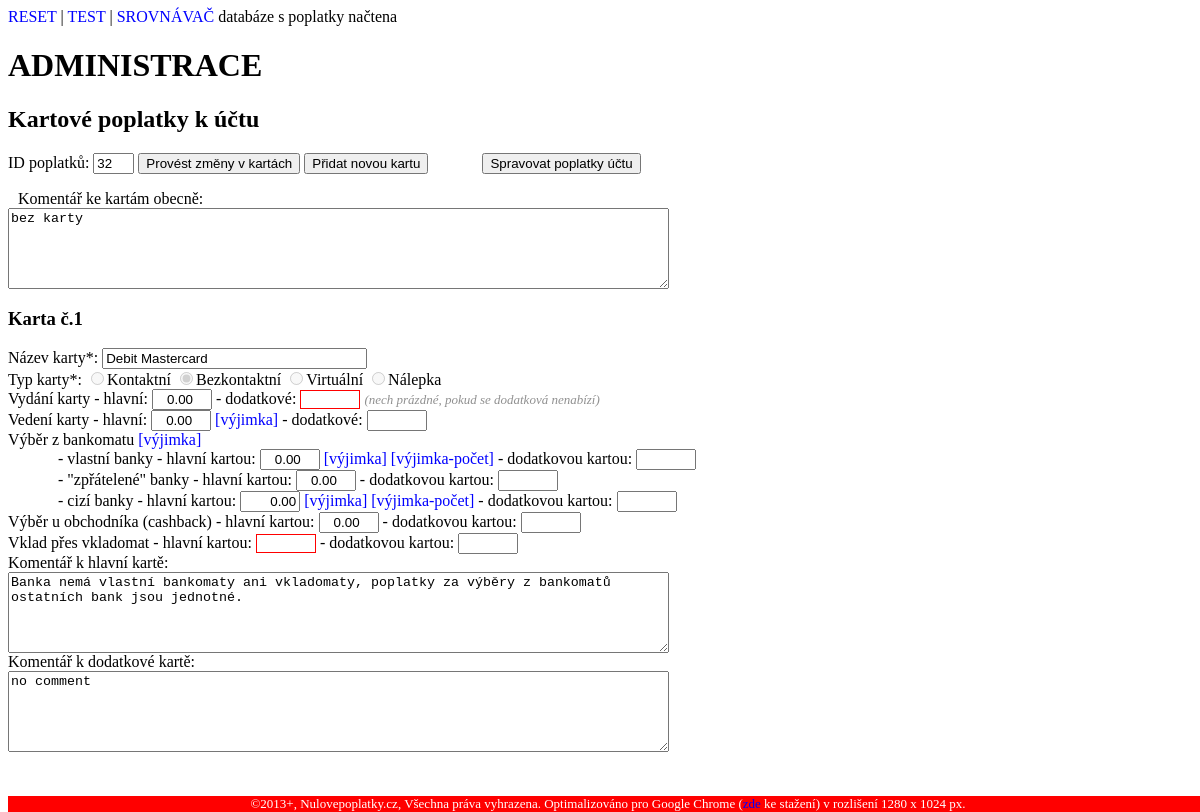
The app's page /admin_page/admin_karty.php?id=32 (signed in) with its own data.
### tables this page shows
CREATE TABLE `ceny_karty` (
  `ID` int(11) NOT NULL AUTO_INCREMENT,
  `karta_cena_id` int(11) NOT NULL,
  `karta_ID` int(11) NOT NULL,
  `karta_nazev` varchar(55) NOT NULL,
  `karta_druh` varchar(6) NOT NULL,
  `karta_typ` tinyint(4) NOT NULL,
  `kartaH_vedeni` decimal(10,2) DEFAULT NULL,
  `kartaH_vyber1` decimal(10,2) DEFAULT NULL,
  `kartaH_vyber2` decimal(10,2) DEFAULT NULL,
  `kartaH_vyber3` decimal(10,2) DEFAULT NULL,
  `kartaH_cashback` decimal(10,2) DEFAULT NULL,
  `kartaH_vklad` decimal(10,2) DEFAULT NULL,
  `kartaD_vedeni` decimal(10,2) DEFAULT NULL,
  `kartaD_vyber1` decimal(10,2) DEFAULT NULL,
  `kartaD_vyber2` decimal(10,2) DEFAULT NULL,
  `kartaD_vyber3` decimal(10,2) DEFAULT NULL,
  `kartaD_cashback` decimal(10,2) DEFAULT NULL,
  `kartaD_vklad` decimal(10,2) DEFAULT NULL,
  `kartaH_koment` text,
  `kartaD_koment` text,
  `kartaH_vydani` decimal(10,2) DEFAULT NULL,
  `kartaD_vydani` decimal(10,2) DEFAULT NULL,
  PRIMARY KEY (`ID`)
);

CREATE TABLE `ucty_ceny` (
  `cena_id` int(4) NOT NULL AUTO_INCREMENT,
  `cena_ucet_id` int(3) NOT NULL,
  `cena_platnost_od` date NOT NULL,
  `cena_zrizeni` decimal(10,2) DEFAULT '0.00',
  `cena_zruseni` decimal(10,2) DEFAULT '0.00',
  `cena_vedeni` decimal(10,2) DEFAULT NULL,
  `cena_vedeni_podm` tinyint(4) DEFAULT '0',
  `cena_vypis_e` decimal(10,2) DEFAULT NULL,
  `cena_vypis_p` decimal(10,2) DEFAULT NULL,
  `cena_prichozi1` decimal(10,2) DEFAULT NULL,
  `cena_prichozi2` decimal(10,2) DEFAULT NULL,
  `cena_odchozi_tp1` decimal(10,2) DEFAULT NULL,
  `cena_odchozi_tp2` decimal(10,2) DEFAULT NULL,
  `cena_odchozi_online1` decimal(10,2) DEFAULT NULL,
  `cena_odchozi_online2` decimal(10,2) DEFAULT NULL,
  `cena_trans_bal` decimal(10,2) DEFAULT NULL,
  `cena_trans_bal_typ` tinyint(4) DEFAULT NULL,
  `cena_koment_JP` text,
  `cena_koment_PP` text,
  `cena_koment_trans` text,
  `cena_koment_karta` text,
  `cena_odchozi_priorita` decimal(10,2) DEFAULT NULL,
  `cena_inkaso_svoleni` decimal(10,2) DEFAULT NULL,
  `cena_inkaso_odchozi` decimal(10,2) DEFAULT NULL,
  `cena_koment_inkaso` text,
  `cena_kontokorent_zrizeni` decimal(10,2) DEFAULT NULL,
  `cena_kontokorent_vedeni` decimal(10,2) DEFAULT NULL,
  `cena_kontokorent_zruseni` decimal(10,2) DEFAULT NULL,
  `cena_koment_kontokorent` text,
  PRIMARY KEY (`cena_id`)
);

### admin_page/f_karty.php (called while the page is built, shortened)
<?php
function pocetKaretPoplatku($id_poplatku) {
  $req = "select * from ceny_karty where karta_cena_id=$id_poplatku";
  $res = vystup_sql($req);
  return mysql_num_rows($res);
}
?>

### admin_page/admin_karty.php (the view, shortened to what this page needs)
<html>
<head>
<LINK rel="stylesheet" type="text/css" href="..\styly.css">
</head>
<body <?php echo (isset($_GET['oprava_karty']) && $_GET['oprava_karty'] <> "" && $_GET['oprava_karty'] <> "Potvrdit" ? "bgcolor=#FFF080" : "bgcolor=#FFFFFF"); ?> text="#000000">
<?php
include 'f_karty.php';
?>
<a href='/admin_page/admin.php'>RESET</a>
| <a href='/admin_page/admin.php?ucet=36&nazevUctu=mKonto&kodBanky=6210&r_cena_d=0&s_popl_karty=Spravovat+poplatky+karet+k+%C3%BA%C4%8Dtu+%282%29&id=81&ucet_vzor=0&platnostOd=2017-05-02&zrizeniUctu=0.00&zrizeniIB=0.00&zrizeniMB=0.00&zrizeniTB=0.00&zrizeniTP_IB=0.00&zrizeniTP_MB=0.00&zrizeniTP_TB=40.00&zruseniUctu=0.00&koment_JP=no+comment&vedeniUctu_podm=0&vedeniUctu=0.00&vedeniIB=0.00&vedeniMB=0.00&vedeniTB=0.00&vypisE=0.00&vypisP=50.00&koment_PP=no+comment&prichozi1=0.00&prichozi2=0.00&odchoziTP1=0.00&odchoziTP2=0.00&odchoziOn1=0.00&odchozi1_IB=0.00&odchozi1_MB=0.00&odchozi1_TB=40.00&odchozi2_IB=0.00&odchozi2_MB=0.00&odchozi2_TB=40.00&odchoziP=&koment_trans=no+comment&inkSvoleni=0.00&inkOdch=0.00&koment_ink=no+comment&kontZrizeni=0.00&kontVedeni=0.00&kontZruseni=0.00&koment_kont=no+comment'>TEST</a>
| <a href=/srovnavac/bezne_ucty>SROVNÁVAČ</a>
<?php
include "../pripojeni_sql.php";
$footer = "<BR>
<div style='background-color:red; text-align:center; position:fixed; color:white; bottom:0px; width:100%; font-size:small'>&copy;2013+, Nulovepoplatky.cz, Všechna práva vyhrazena. Optimalizováno pro Google Chrome (<a href='http://www.google.com/chrome' target='_blank'>zde</a> ke stažení) v rozlišení 1280 x 1024 px.</div>";
?>
<H1>ADMINISTRACE</H1>
<FORM name='karty_admin' method='GET' action=''>
<?php
$sql_karta_d = "SELECT * FROM ceny_karty INNER JOIN ucty_ceny ON ceny_karty.karta_cena_id = ucty_ceny.cena_id
WHERE karta_cena_ID = ".$_GET['id']." ORDER BY karta_id ASC";
$karta_d = vystup_sql($sql_karta_d);
$pocet_karet = pocetKaretPoplatku($_GET['id']);
?>
<H2>Kartové poplatky k účtu <U><?php echo $_GET['nazevUctu']; ?></U></H2>
ID poplatků: <INPUT type='text' name='id' value=<?php echo $_GET['id']; ?> size=2 readonly>
<?php
echo "<INPUT type='submit' name='oprava_karty' value='".(isset($_GET['oprava_karty']) && $_GET['oprava_karty'] == "Provést změny v kartách" ? "Uložit změny v kartách" : "Provést změny v kartách")."'".($pocet_karet == 0 || (isset($_GET['oprava_karty']) && $_GET['oprava_karty'] == "Přidat novou kartu") ? " disabled" : "").">";
$nova_karta = isset($_GET['oprava_karty']) && $_GET['oprava_karty'] == "Přidat novou kartu" ? "Uložit novou kartu" : "Přidat novou kartu";
echo " <INPUT type='submit' name='oprava_karty' value='$nova_karta'".(isset($_GET['oprava_karty']) && $_GET['oprava_karty'] == "Provést změny v kartách" ? " disabled" : "").">";
echo "<span style='letter-spacing:50'>
<INPUT type='submit' name='s_popl_ucet' value='Spravovat poplatky účtu'".
(isset($_GET['oprava_karty']) && ($_GET['oprava_karty'] == "Provést změny v kartách" || $_GET['oprava_karty'] == "Přidat novou kartu") ? " disabled" : "")."></span>";
$komentOb = $pocet_karet > 0 && (!isset($_GET['oprava_karty']) || (isset($_GET['oprava_karty']) && ($_GET['oprava_karty'] <> "Přidat novou kartu" || ($_GET['oprava_karty'] == "Přidat novou kartu" && $pocet_karet > 1)))) ? mysql_result($karta_d, 0, 'cena_koment_karta') : "bez karty";
echo "<p>Komentář ke kartám obecně: <BR><TEXTAREA name='komentOb' cols=80 rows=5".(!isset($_GET['oprava_karty']) || (isset($_GET['oprava_karty']) && $_GET['oprava_karty'] <> "Provést změny v kartách" && $_GET['oprava_karty'] <> "Přidat novou kartu") ? " readonly" : "").">$komentOb</TEXTAREA></p>";
for($i=1; $i<=$pocet_karet; ++$i){
$radek = $i - 1;
  if($i == $pocet_karet && isset($_GET['oprava_karty']) && $_GET['oprava_karty'] == "Přidat novou kartu"){
  $kartaID = $nazevKarty = $typKarty = $vydaniKartyH = $vedeniKartyH = $vyber1H = $vyber2H = $vyber3H = $cashbackH = $vkladH = $vydaniKartyD = $vedeniKartyD = $vyber1D = $vyber2D = $vyber3D = $cashbackD = $vkladD = Null;
  $komentH = $komentD = "no comment";
  }
  else{
    $kartaID = mysql_result($karta_d, $radek, 'karta_ID');
    $nazevKarty = mysql_result($karta_d, $radek, 'karta_nazev');
    $typKarty = mysql_result($karta_d, $radek, 'karta_typ');
    $vedeniKartyH = mysql_result($karta_d, $radek, 'kartaH_vedeni');
    $vyber1H = mysql_result($karta_d, $radek, 'kartaH_vyber1');
    $vyber2H = mysql_result($karta_d, $radek, 'kartaH_vyber2');
    $vyber3H = mysql_result($karta_d, $radek, 'kartaH_vyber3');
    $cashbackH = mysql_result($karta_d, $radek, 'kartaH_cashback');
    $vkladH = mysql_result($karta_d, $radek, 'kartaH_vklad');
    $vedeniKartyD = mysql_result($karta_d, $radek, 'kartaD_vedeni');
    $vyber1D = mysql_result($karta_d, $radek, 'kartaD_vyber1');
    $vyber2D = mysql_result($karta_d, $radek, 'kartaD_vyber2');
    $vyber3D = mysql_result($karta_d, $radek, 'kartaD_vyber3');
    $cashbackD = mysql_result($karta_d, $radek, 'kartaD_cashback');
    $vkladD = mysql_result($karta_d, $radek, 'kartaD_vklad');
    $komentH = mysql_result($karta_d, $radek, 'kartaH_koment');
    $komentD = mysql_result($karta_d, $radek, 'kartaD_koment');
    $vydaniKartyH = mysql_result($karta_d, $radek, 'kartaH_vydani');
    $vydaniKartyD = mysql_result($karta_d, $radek, 'kartaD_vydani');
    }
$karta_readonly = (!isset($_GET['oprava_karty']) || (isset($_GET['oprava_karty']) && $_GET['oprava_karty'] == "Přidat novou kartu" && $kartaID == $i) || isset($_GET['note']) ? " readonly" : "");
$chybi_podm2 = isset($_GET['oprava_karty']) && $_GET['oprava_karty'] == "Přidat novou kartu" && $i == $pocet_karet ? 1 : 0;
$vyj_url = "../admin_page/vyjimky.php?kodBanky=".$_GET['kodBanky']."&ucet=".$_GET['ucet']."&ucetTyp=".$_GET['ucetTyp']."&nazevUctu=".$_GET['nazevUctu']."&id=".$_GET['id']."&r_cena_d=0&vyber_id=&s_popl_karty=";
echo "<H3>Karta č.$i".($chybi_podm2 == 1 ? " - nová karta" : "")."</H3>
<INPUT type='hidden' name='kartaID$i' value='$i'>
Název karty*: <INPUT ".($nazevKarty == "" ? "class='chybi' " : "")."type='text' name='nazevKarty$i' value='$nazevKarty' size=30 maxlength=55$karta_readonly>
".($chybi_podm2 == 1 ? "<input type='checkbox' name='hd' value=1> poplatky za dodatkovou kartu jsou stejné jako za hlavní" : "").
(isset($_GET['oprava_karty']) && $_GET['oprava_karty'] == "Provést změny v kartách" ? "<INPUT type='checkbox' name='smazat_kartu$i' value=1> SMAZAT" : "")."<BR>
Typ karty*:
<INPUT type='radio' name='typKarty$i' value=1".($typKarty == 1 ? " checked" : "").(!isset($_GET['oprava_karty']) || (isset($_GET['oprava_karty']) && $_GET['oprava_karty'] == "Přidat novou kartu" && $kartaID == $i) || isset($_GET['note']) ? " disabled" : "").">Kontaktní
<INPUT type='radio' name='typKarty$i' value=2".($typKarty == 2 ? " checked" : "").(!isset($_GET['oprava_karty']) || (isset($_GET['oprava_karty']) && $_GET['oprava_karty'] == "Přidat novou kartu" && $kartaID == $i) || isset($_GET['note']) ? " disabled" : "").">Bezkontaktní
<INPUT type='radio' name='typKarty$i' value=3".($typKarty == 3 ? " checked" : "").(!isset($_GET['oprava_karty']) || (isset($_GET['oprava_karty']) && $_GET['oprava_karty'] == "Přidat novou kartu" && $kartaID == $i) || isset($_GET['note']) ? " disabled" : "").">Virtuální
<INPUT type='radio' name='typKarty$i' value=4".($typKarty == 4 ? " checked" : "").(!isset($_GET['oprava_karty']) || (isset($_GET['oprava_karty']) && $_GET['oprava_karty'] == "Přidat novou kartu" && $kartaID == $i) || isset($_GET['note']) ? " disabled" : "").">Nálepka<BR>
Vydání karty - hlavní: <INPUT ".($vydaniKartyH == "" ? "class='chybi' " : "")."type='number' name='vydaniKartyH$i' value='$vydaniKartyH' style='text-align:right; width:60'$karta_readonly>
- dodatkové: <INPUT ".($vydaniKartyD == "" ? "class='chybi' " : "")."type='number' name='vydaniKartyD$i' value='$vydaniKartyD' style='text-align:right; width:60'$karta_readonly> <span class='help'>(nech prázdné, pokud se dodatková nenabízí)</span><BR>
Vedení karty - hlavní: <INPUT ".($vedeniKartyH == "" ? "class='chybi' " : "")."type='number' name='vedeniKartyH$i' value='$vedeniKartyH' style='text-align:right; width:60'$karta_readonly>".($chybi_podm2 == 0 ? "<a href='$vyj_url&karta_id=".mysql_result($karta_d, $radek, 'ID')."&vyj_pole=c_kartaH_vedeni&vyj_name=Vedení%20karty%20($nazevKarty)&vyj_puv=$vedeniKartyH#vyj' tabindex='-1'> [výjimka]</a>" : "")."
- dodatkové: <INPUT ".(($vydaniKartyD <> "" && $vedeniKartyD == "") || $chybi_podm2 == 1 ? "class='chybi' " : "")."type='number' name='vedeniKartyD$i' value='$vedeniKartyD' style='text-align:right; width:60'$karta_readonly><BR>
Výběr z bankomatu".($chybi_podm2 == 0 ? "<a href='$vyj_url&karta_id=".mysql_result($karta_d, $radek, 'ID')."&vyj_pole=c_kartaH_vybery&vyj_name=Výběry kartou ($nazevKarty)&vyj_puv=$vyber1H/$vyber3H#vyj' tabindex='-1'> [výjimka]</a>" : "")."<BR />
<DIV style='text-indent:50'>
	- vlastní banky - hlavní kartou: <INPUT ".($vyber1H == "" && $typKarty <> 3 ? "class='chybi' " : "")."type='number' name='vyber1H$i' value='$vyber1H' style='text-align:right; width:60'$karta_readonly>".($chybi_podm2 == 0 ? "<a href='$vyj_url&karta_id=".mysql_result($karta_d, $radek, 'ID')."&vyj_pole=c_kartaH_vyber1&vyj_name=Výběr z vlastního bankomatu ($nazevKarty)&vyj_puv=$vyber1H#vyj' tabindex='-1'> [výjimka]</a>
<a href='$vyj_url&karta_id=".mysql_result($karta_d, $radek, 'ID')."&vyj_pole=p_kartaH_vyber1_vyj&vyj_name=Počet výběrů z vlastního bankomatu ($nazevKarty)&vyj_puv=$vyber1H#vyj' tabindex='-1'>[výjimka-počet]</a>" : "")."
- dodatkovou kartou: <INPUT ".(($vydaniKartyD <> "" && $vyber1D == "" && $typKarty <> 3) || $chybi_podm2 == 1 ? "class='chybi' " : "")."type='number' name='vyber1D$i' value='$vyber1D' style='text-align:right; width:60'$karta_readonly><BR>
</DIV>
<DIV style='text-indent:50'>
	- &#34;zpřátelené&#34; banky - hlavní kartou: <INPUT ".($vyber2H == "" && $typKarty <> 3 ? "class='chybi' " : "")."type='number' name='vyber2H$i' value='$vyber2H' style='text-align:right; width:60'$karta_readonly>
- dodatkovou kartou: <INPUT ".(($vydaniKartyD <> "" && $vyber2D == "" && $typKarty <> 3) || $chybi_podm2 == 1 ? "class='chybi' " : "")."type='number' name='vyber2D$i' value='$vyber2D' style='text-align:right; width:60'$karta_readonly><BR>
</DIV>
<DIV style='text-indent:50'>
	- cizí banky - hlavní kartou: <INPUT ".($vyber3H == "" && $typKarty <> 3 ? "class='chybi' " : "")."type='text' name='vyber3H$i' value='$vyber3H' style='text-align:right; width:60'$karta_readonly>".($chybi_podm2 == 0 ? "<a href='$vyj_url&karta_id=".mysql_result($karta_d, $radek, 'ID')."&vyj_pole=c_kartaH_vyber2&vyj_name=Výběr z cizího bankomatu ($nazevKarty)&vyj_puv=$vyber3H#vyj' tabindex='-1'> [výjimka]</a>
<a href='$vyj_url&karta_id=".mysql_result($karta_d, $radek, 'ID')."&vyj_pole=p_kartaH_vyber2_vyj&vyj_name=Počet výběrů z cizího bankomatu ($nazevKarty)&vyj_puv=$vyber3H#vyj' tabindex='-1'>[výjimka-počet]</a>" : "")."
- dodatkovou kartou: <INPUT ".(($vydaniKartyD <> "" && $vyber3D == "" && $typKarty <> 3) || $chybi_podm2 == 1 ? "class='chybi' " : "")."type='text' name='vyber3D$i' value='$vyber3D' style='text-align:right; width:60'$karta_readonly><BR>
</DIV>
Výběr u obchodníka (cashback) - hlavní kartou: <INPUT ".($cashbackH == "" && $typKarty <> 3 ? "class='chybi' " : "")."type='number' name='cashbackH$i' value='$cashbackH' style='text-align:right; width:60'$karta_readonly>
- dodatkovou kartou: <INPUT ".(($vydaniKartyD <> "" && $cashbackD == "" && $typKarty <> 3) || $chybi_podm2 == 1 ? "class='chybi' " : "")."type='number' name='cashbackD$i' value='$cashbackD' style='text-align:right; width:60'$karta_readonly><BR>
Vklad přes vkladomat - hlavní kartou: <INPUT ".($vkladH == "" && $typKarty <> 3 ? "class='chybi' " : "")."type='number' name='vkladH$i' value='$vkladH' style='text-align:right; width:60'$karta_readonly>
- dodatkovou kartou: <INPUT ".(($vydaniKartyD <> "" && $vkladD == "" && $typKarty <> 3) || $chybi_podm2 == 1 ? "class='chybi' " : "")."type='number' name='vkladD$i' value='$vkladD' style='text-align:right; width:60'$karta_readonly><BR>
Komentář k hlavní kartě: <BR><TEXTAREA name='komentH$i' cols=80 rows=5$karta_readonly>$komentH</TEXTAREA><BR>
Komentář k dodatkové kartě: <BR><TEXTAREA name='komentD$i' cols=80 rows=5$karta_readonly>$komentD</TEXTAREA>";
    }
echo "</form>";
?>
<BR>
<?php echo $footer; ?>
</BODY>
</HTML>

### styly.css (style rules this page uses)
A { text-decoration: none; color:blue }
.chybi { border:1px solid red; }
.help { color:rgb(144,144,144); font-style:italic; font-size:small; }
P { text-indent:10px; }
INPUT[type='number'] { width:60px; }

### records on screen
ceny_karty: komentOb "bez karty", karta_nazev "Debit Mastercard", karta_typ "☑", kartaH_vydani "0.00", kartaH_vedeni "0.00", kartaH_vyber1 "0.00", kartaH_vyber2 "0.00", kartaH_vyber3 "0.00", kartaH_cashback "0.00", kartaH_koment "Banka nemá vlastní bankomaty ani vkladomaty, poplatky za výběry z bankomatů ostatních bank jsou jednotné.", kartaD_koment "no comment"
